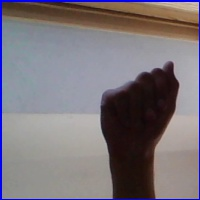
#> input picture HandRecongnition/training/training/A408.jpg, 200 x 200 px
$ jupyter execute --allow-errors main.ipynb
#> lines starting #> are read from the running program, lines starting #| are printed output that depends on the picture; pictures that were not available may be replaced by others from this repository, and a replacement may not be noted
[cell 1]
import cv2
import numpy as np
import matplotlib.pyplot as plt
from sklearn import svm,tree
from sklearn.preprocessing import Normalizer

[cell 2]
img = cv2.imread("HandRecongnition/training/training/A408.jpg")
#> img is the input picture: shape (200, 200, 3); mean B, G, R 122.3, 116.4, 123.2
mask = cv2.imread("HandRecongnition/training/GTtraining/A408.jpg")
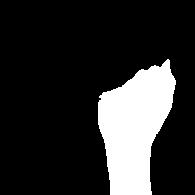
#> input picture HandRecongnition/training/GTtraining/A408.jpg, 195 x 195 px
#> mask is the input picture: shape (195, 195, 3); min 0, max 255, mean 45.2

yCbCr_img = cv2.cvtColor(img, cv2.COLOR_RGB2YCR_CB) #rgb2ycrcb
#> yCbCr_img: shape (200, 200, 3); mean of channels 0, 1, 2 119, 130.3, 130.4
yCbCr_img = yCbCr_img[2:197,2:197,:] #fix size
#> yCbCr_img: shape (195, 195, 3); mean of channels 0, 1, 2 120.3, 127.1, 131.6

[cell 3]
#extract features
X_train = np.zeros((195*195,3))
X_train[:,0]=yCbCr_img[:,:,0].flatten()
X_train[:,1]=yCbCr_img[:,:,1].flatten()
X_train[:,2]=yCbCr_img[:,:,2].flatten()

y_train = mask[:,:,0].flatten().T

#normalize features
X_train = Normalizer().fit_transform(X_train)

#Decision Tree
clf=tree.DecisionTreeClassifier()
clf.fit(X_train,y_train)

[cell 4]
img_t = cv2.imread("HandRecongnition/training/training/A4.jpg")
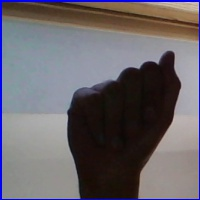
#> input picture HandRecongnition/training/training/A112.jpg, 200 x 200 px, given in place of A4.jpg, which was not available
#> img_t is the input picture: shape (200, 200, 3); mean B, G, R 105.9, 100.4, 105.4

yCbCr_img_t = cv2.cvtColor(img_t, cv2.COLOR_BGR2YCR_CB)
#> yCbCr_img_t: shape (200, 200, 3); mean of channels 0, 1, 2 102.5, 130, 129.9
yCbCr_img_t = yCbCr_img_t[2:197,2:197,:]
#> yCbCr_img_t: shape (195, 195, 3); mean of channels 0, 1, 2 104.3, 130.6, 126.7

X_test = np.zeros((195*195,3))
X_test[:,0]=yCbCr_img_t[:,:,0].flatten()
X_test[:,1]=yCbCr_img_t[:,:,1].flatten()
X_test[:,2]=yCbCr_img_t[:,:,2].flatten()

X_test = Normalizer().fit_transform(X_test)

pred = clf.predict(X_test)
mask_t = pred.reshape(195,195)
plt.imshow(mask_t)
plt.show()
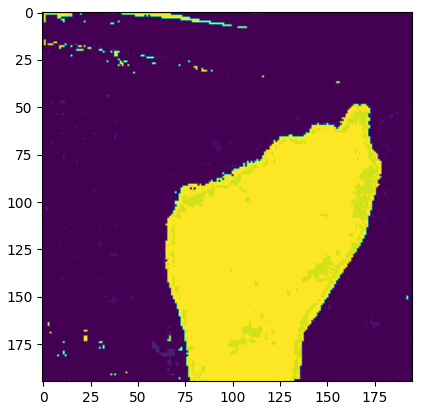
#> figure drawn by matplotlib, 1 panel

[cell 5]
#to get score
mask_t = cv2.imread("HandRecongnition/training/GTtraining/A4.jpg")
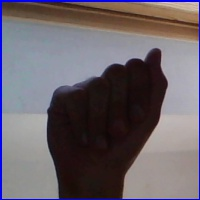
#> input picture HandRecongnition/training/training/A126.jpg, 200 x 200 px, given in place of A4.jpg, which was not available
#> mask_t is the input picture: shape (200, 200, 3); mean B, G, R 105.7, 98.9, 106.8
y_test = mask_t[:,:,0].flatten().T
#> (the rest of this cell did not finish here and is left out)
